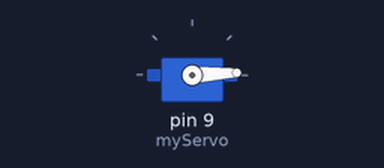
A sketch run on a simulated Arduino Uno, built with avr-gcc and run on an emulated ATmega328P. Shown: servo.

Above: at 0.05 s.
At 0.9 s:
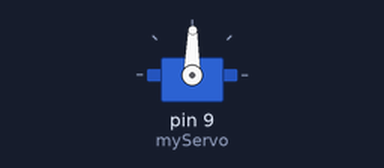
At 1.75 s:
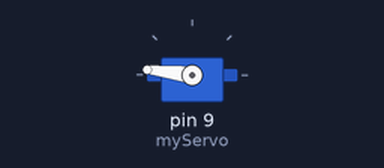
At 3.45 s:
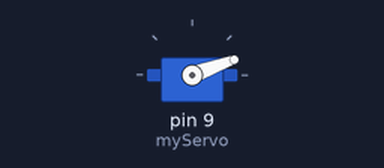
Timing chart, 0 to 8.4 s (numbered marks = the images above):
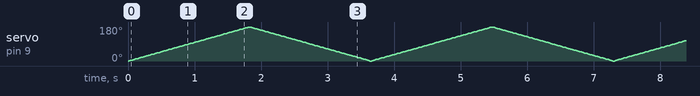

The sketch:

servo_code.ino
```cpp
#include <Servo.h>

Servo myServo;  // create servo object to control a servo

void setup() {
  myServo.attach(9);  // attaches the servo on pin 9 to the servo object, this is where the first index finger servo will be connected
}

void loop() {
  // Sweep from 0 to 180 degrees
  for (int angle = 0; angle <= 180; angle++) {
    myServo.write(angle);  // reset servo position
    delay(10);  // waits for the servo to reach the position
  }

  // Sweep from 180 to 0 degrees
  for (int angle = 180; angle >= 0; angle--) {
    myServo.write(angle);  // set the servo position
    delay(10);  // waits for the servo to reach the position
  }
}
```
